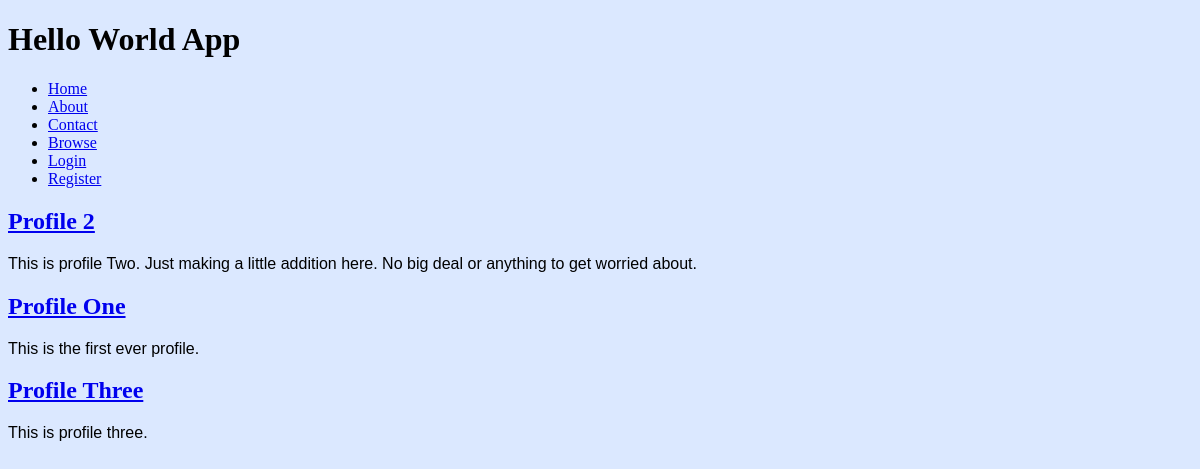
/, run on an earlier commit of the app's database.
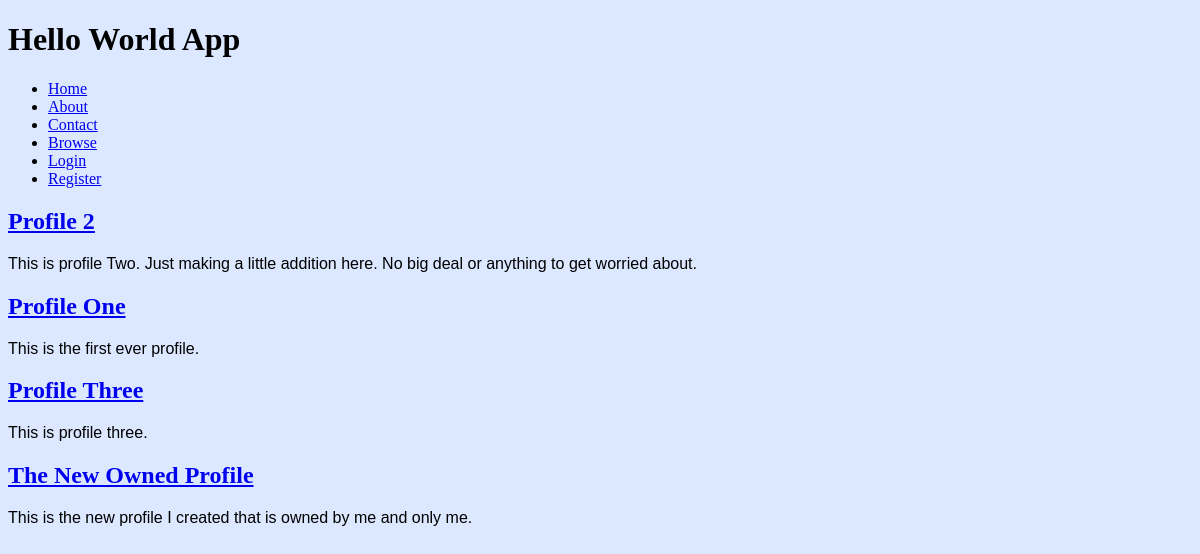
And on a later commit of the database.
### collection/models.py (models this page shows)
class Profile(models.Model):
    name = models.CharField(max_length=255)
    description = models.TextField()
    slug = models.SlugField(unique=True)
    user = models.OneToOneField(User, blank=True, null=True)

### collection/views.py (the view)
# urls.py: url(r'^$', views.index, name='home'),
def index(request):
    profiles = Profile.objects.all()
    return render(request, 'index.html', {
        'profiles': profiles,
    })

### collection/templates/index.html (shortened to what this page needs)
{% extends 'base.html' %}
{% load humanize %}
{% block content %}
  {% for profile in profiles %}
    <h2><a href="{% url 'profile_detail' slug=profile.slug %}">
      {{ profile.name }}
    </a></h2>
    <p>{{ profile.description }}</p>
  {% endfor %}
{% endblock content %}

What changed in the data, as far as the page shows it:
added Profile: name "The New Owned Profile", description "This is the new profile I created that is owned by me and only me."
